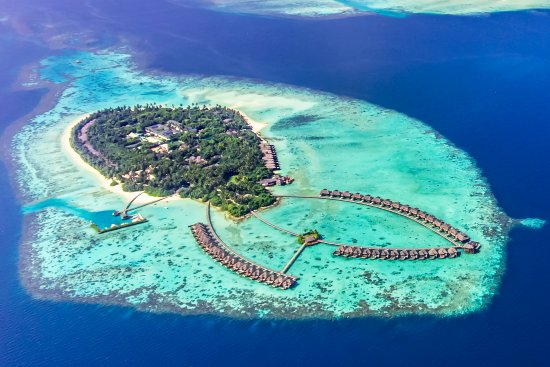
#> input picture Images/maldives.jpg, 550 x 367 px
$ jupyter execute '6- Image Segmentation using ML.ipynb'
#> lines starting #> are read from the running program, lines starting #| are printed output that depends on the picture
[cell 1]
import cv2
import numpy as np
import matplotlib.pyplot as plt

## Image Segmentation using Kmeans

[cell 2]
# Reading the image
img = cv2.imread('Images/maldives.jpg')
#> img is the input picture: shape (367, 550, 3); mean B, G, R 169.6, 136.4, 75.6

# converting to RGB
img = cv2.cvtColor(img, cv2.COLOR_BGR2RGB)
print(img.shape) # 3 channels
#| (367, 550, 3)

# Converting to 2D to apply kmeans
pixel_values = img.reshape((-1, 3))
pixel_values = np.float32(pixel_values)
print(pixel_values.shape)
#| (201850, 3)

# Show image
plt.imshow(img)
plt.show()

### Applying Kmeans

[cell 3]
# Criteria to stop applying kmeans
# it will stop after 100 iters or if it reaches 95 accuracy
criteria = (cv2.TERM_CRITERIA_EPS + cv2.TERM_CRITERIA_MAX_ITER, 100, 0.2)

# Number of clusters ( as the image has 3 dominant colors)
k = 3

# Applying kmeans
_, labels, (centers) = cv2.kmeans(pixel_values, k, None, criteria, 10, cv2.KMEANS_RANDOM_CENTERS)
#> centers = [[139.1, 216.8, 206.5], [85.43, 131.7, 168.8], [13.7, 70.97, 138.4]]

print(labels)
#> (printed output is left out)
centers
#> Out has the same summary as centers

### Showing Results

[cell 4]
# Converting back to 8-bit values
centers = np.uint8(centers)
#> centers = [[139, 216, 206], [85, 131, 168], [13, 70, 138]]

# flatten the labels
labels = labels.flatten()
print(labels)
#> (printed output is left out)

# Converting each pixel to to color corresponds to its label
segmented_image = centers[labels.flatten()]
segmented_image = segmented_image.reshape(img.shape)
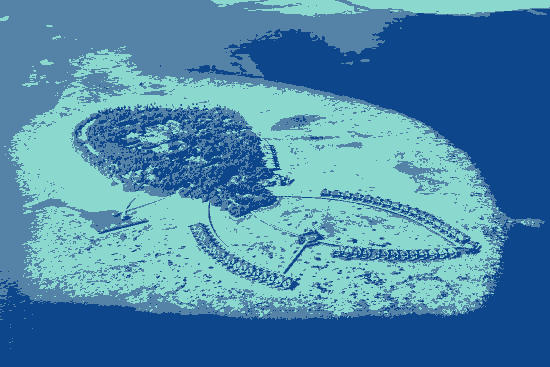
#> segmented_image: shape (367, 550, 3); mean R, G, B 75.2, 135.6, 169

# Show
plt.imshow(segmented_image)
plt.show()

### To display only one color (cluster)

[cell 5]
for i in range(3):
    masked_image = np.copy(img)
    masked_image = masked_image.reshape((-1,3))
    masked_image[labels != i] = [0, 0, 0]
    masked_image = masked_image.reshape(img.shape)
    plt.imshow(masked_image)
    plt.show()
#> this loop made 3 passes
#> pass 1, `masked_image = masked_image.reshape(img.shape)`:
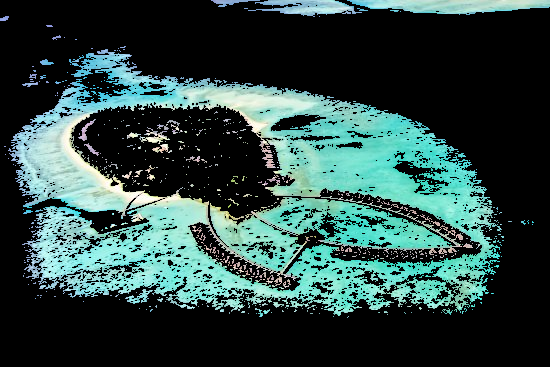
#> masked_image: shape (367, 550, 3); mean R, G, B 45.8, 71.4, 68
#> pass 2, `masked_image = masked_image.reshape(img.shape)`:
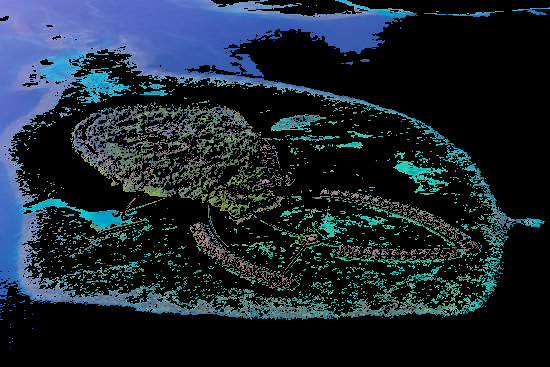
#> masked_image: shape (367, 550, 3); mean R, G, B 24.6, 37.8, 48.5
#> pass 3, `masked_image = masked_image.reshape(img.shape)`:
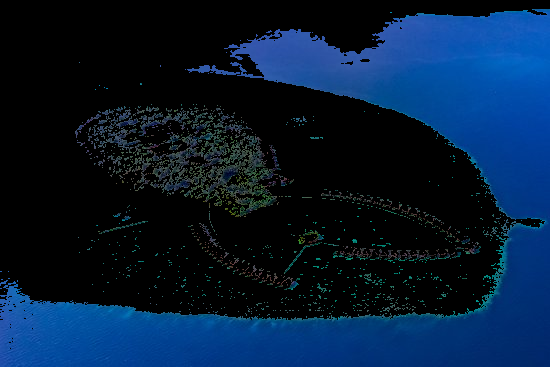
#> masked_image: shape (367, 550, 3); mean R, G, B 5.3, 27.2, 53
